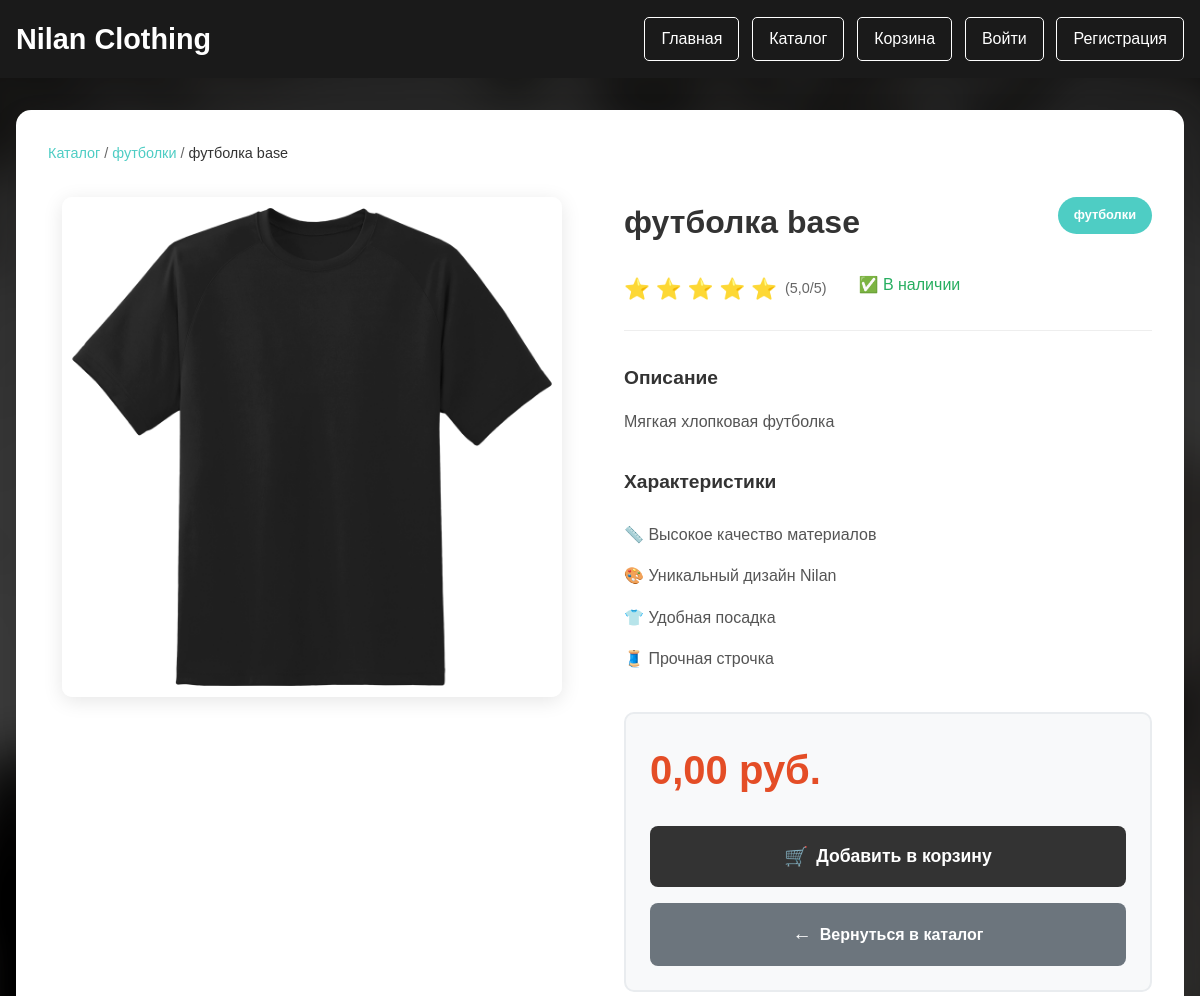
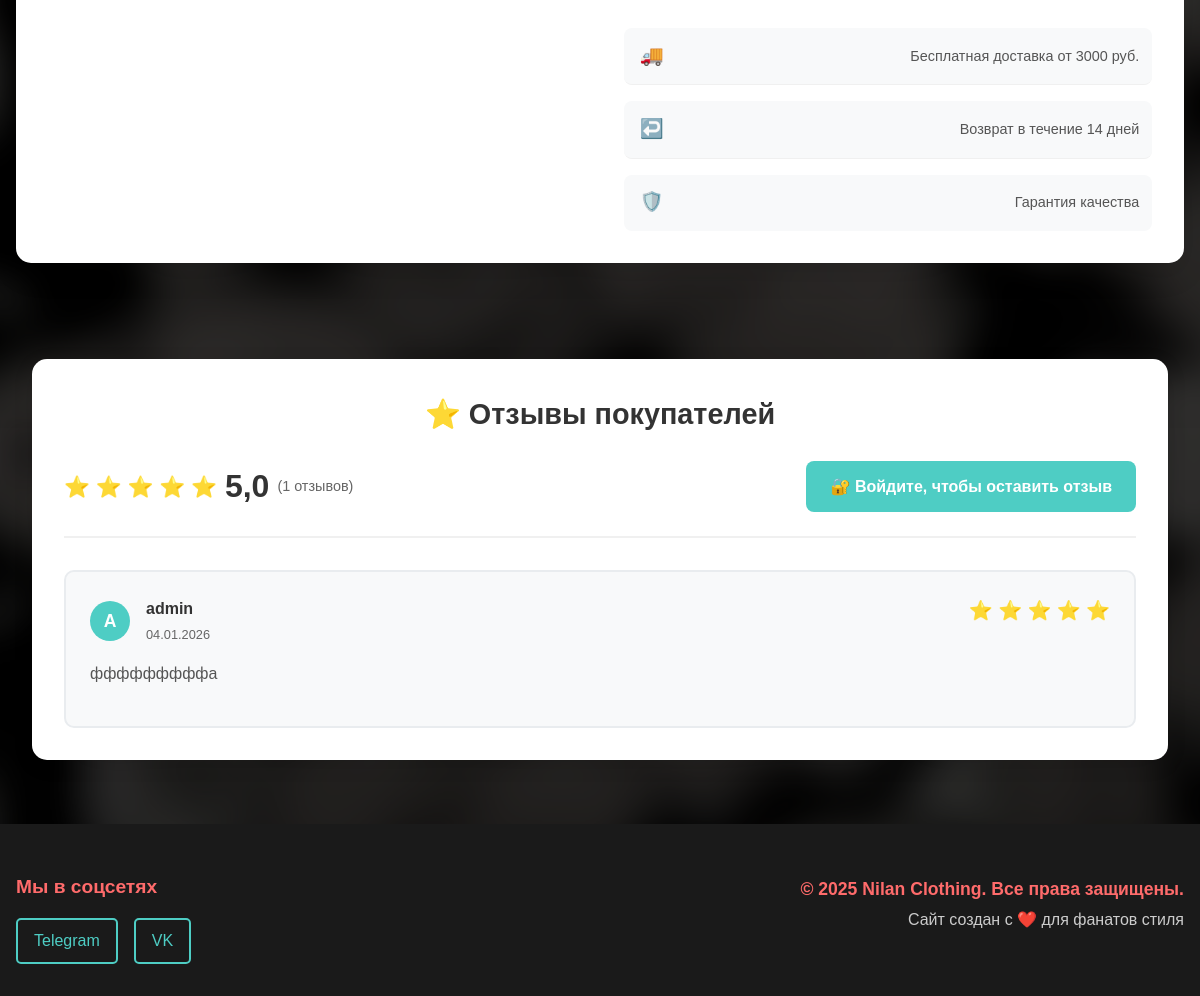
Page /shop/1/ on the earlier database version (2 pictures, top to bottom).
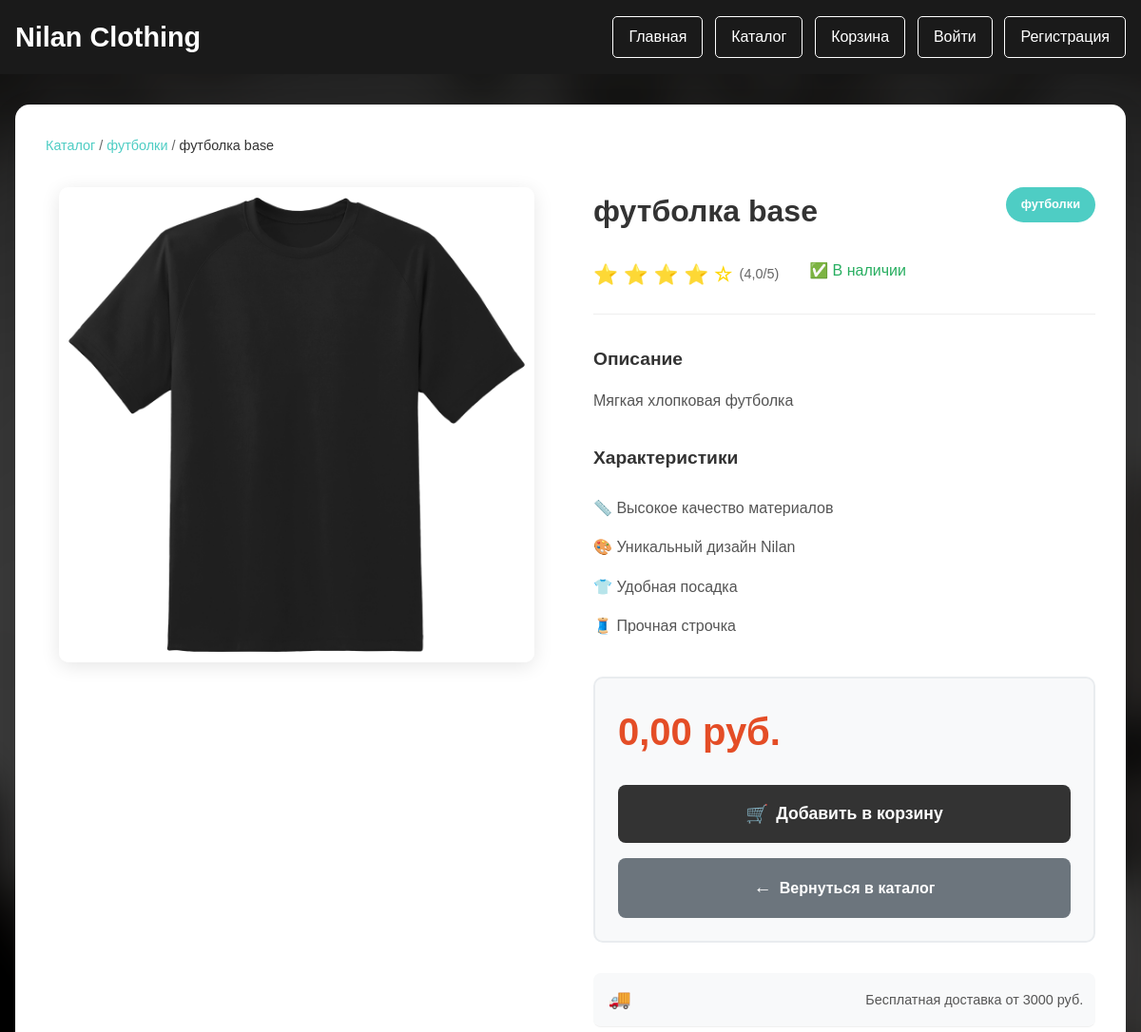
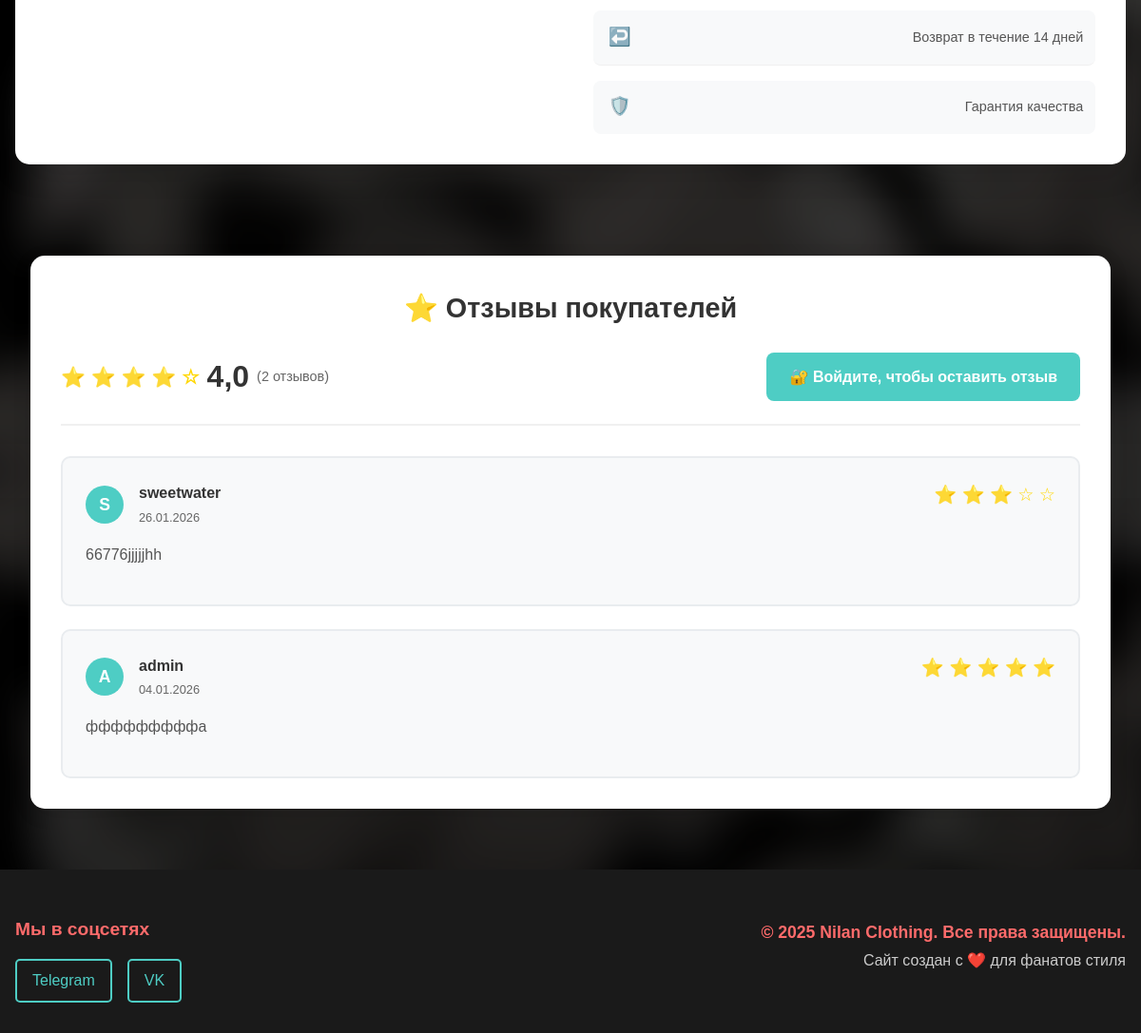
Same page on the later database version (2 pictures, top to bottom).
### shop/models.py (models this page shows, shortened)
class Review(models.Model):
    RATING_CHOICES = [
        (1, '⭐'),
        (2, '⭐⭐'),
        (3, '⭐⭐⭐'),
        (4, '⭐⭐⭐⭐'),
        (5, '⭐⭐⭐⭐⭐'),
    ]
    product = models.ForeignKey(Product, related_name='reviews', on_delete=models.CASCADE)
    user = models.ForeignKey(settings.AUTH_USER_MODEL, on_delete=models.CASCADE)
    rating = models.PositiveIntegerField(choices=RATING_CHOICES,
                                         validators=[MinValueValidator(1), MaxValueValidator(5)])
    comment = models.TextField(blank=True)
    created = models.DateTimeField(auto_now_add=True)
    updated = models.DateTimeField(auto_now=True)
    approved = models.BooleanField(default=True)
    class Meta:
        ordering = ('-created',)
        unique_together = ['product', 'user']

### users/models.py (models this page shows, shortened)
class CustomUser(AbstractUser):
    is_deleted = models.BooleanField(default=False, verbose_name='Удален')
    deleted_at = models.DateTimeField(null=True, blank=True, verbose_name='Дата удаления')
    objects = CustomUserManager()
    class Meta:
        verbose_name = 'Пользователь'
        verbose_name_plural = 'Пользователи'

### shop/views.py (the view)
# urls.py: path('<int:id>/', views.product_detail, name='product_detail'),
def product_detail(request, id):
    product = get_object_or_404(Product, id=id, available=True)
    reviews = Review.objects.filter(product=product)
    if reviews:
        average_rating = sum(review.rating for review in reviews) / len(reviews)
    else:
        average_rating = 0
    user_review = None
    if request.user.is_authenticated:
        user_review = Review.objects.filter(product=product, user=request.user).first()
    print(f"DEBUG: Product {product.id}, Reviews: {reviews.count()}, Avg rating: {average_rating}")  # Для отладки
    return render(request, 'shop/product_detail.html', {
        'product': product,
        'reviews': reviews,
        'average_rating': average_rating,
        'user_review': user_review
    })

### my_merch_shop/shop/templates/shop/product_detail.html (shortened to what the changed rows need)
{% load static %}
<!DOCTYPE html>
<html lang="ru">
<head>
    <link rel="stylesheet" href="{% static 'style.css' %}">
</head>
<body>
    <header>
        <div class="logo">
            <h1>Nilan Clothing</h1>
        </div>
    </header>
    <main>
        <section class="product-detail-section">
            <div class="product-detail-card">
                <div class="product-detail-content">
                    <div class="product-info-section">
                        <div class="product-header">
                            <h1>{{ product.name }}</h1>
                        </div>
                        <div class="product-meta">
                            <div class="product-rating">
                                <span class="rating-stars">
                                    {% for i in "12345" %}
                                        {% if forloop.counter <= average_rating %}
                                            ⭐
                                        {% else %}
                                            ☆
                                        {% endif %}
                                    {% endfor %}
                                </span>
                                <span class="rating-text">({{ average_rating|floatformat:1 }}/5)</span>
                            </div>
                        </div>
                    </div>
                </div>
            </div>
            <div class="reviews-section">
                <div class="reviews-container">
                    <h2>⭐ Отзывы покупателей</h2>
                    <div class="reviews-stats">
                        <div class="rating-overview">
                            <div class="average-rating">
                                <span class="rating-stars">
                                    {% for i in "12345" %}
                                        {% if forloop.counter <= average_rating %}
                                            ⭐
                                        {% else %}
                                            ☆
                                        {% endif %}
                                    {% endfor %}
                                </span>
                                <span class="rating-number">{{ average_rating|floatformat:1 }}</span>
                                <span class="rating-count">({{ reviews.count }} отзывов)</span>
                            </div>
                        </div>
                    </div>
                    <div class="reviews-list">
                        {% for review in reviews %}
                            <div class="review-card {% if review.user == user %}my-review{% endif %}">
                                <div class="review-header">
                                    <div class="reviewer-info">
                                        <div class="reviewer-avatar">
                                            {{ review.user.username|first|upper }}
                                        </div>
                                        <div class="reviewer-details">
                                            <strong>{{ review.user.username }}</strong>
                                            <span class="review-date">{{ review.created|date:"d.m.Y" }}</span>
                                        </div>
                                    </div>
                                    <div class="review-rating">
                                        <span class="stars">
                                            {% for i in "12345" %}
                                                {% if forloop.counter <= review.rating %}
                                                    ⭐
                                                {% else %}
                                                    ☆
                                                {% endif %}
                                            {% endfor %}
                                        </span>
                                    </div>
                                </div>
                                <div class="review-content">
                                    <p>{{ review.comment|default:"Пользователь не оставил комментарий" }}</p>
                                </div>
                            </div>
                        {% empty %}
                            <div class="no-reviews">
                                <p>Пока нет отзывов на этот товар. Будьте первым! 🎯</p>
                            </div>
                        {% endfor %}
                    </div>
                </div>
            </div>
        </section>
    </main>
</body>
</html>

Differences in the rows shown:
added Review: user.username|first "S", user.username "sweetwater", created "26.01.2026", rating 3 (drawn), comment "66776jjjjjhh"
Other differences:
{{ average_rating|floatformat:1 }}: "5,0" → "4,0"
{{ reviews.count }}: "1" → "2"
